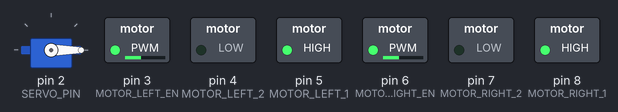
This program was run on a simulated Arduino Uno, built with avr-gcc and run on an emulated ATmega328P. Parts: servo, switched loads named in the program (green lamp = pin HIGH).

Above: at 1.05 s.
At 1.65 s:
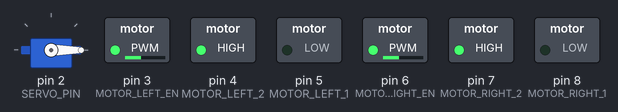
At 2.25 s:
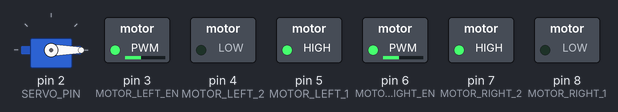
At 3.45 s:
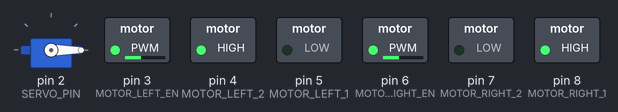
Timing chart, 0 to 4.0 s (numbered marks = the images above):
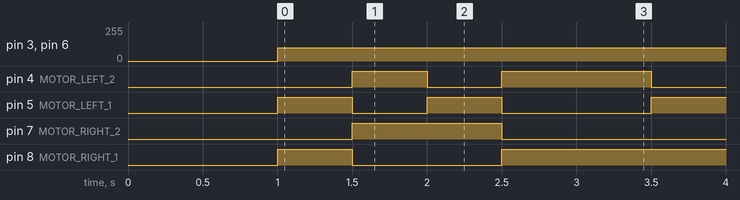

The program:

main.cpp
```cpp
#include <Arduino.h>

#include "Servo.h"

// --- Motors ---
constexpr byte MOTOR_LEFT_1 = 5;
constexpr byte MOTOR_LEFT_2 = 4;
constexpr byte MOTOR_LEFT_EN = 3;

constexpr byte MOTOR_RIGHT_1 = 8;
constexpr byte MOTOR_RIGHT_2 = 7;
constexpr byte MOTOR_RIGHT_EN = 6;

// --- Servo ---
constexpr byte SERVO_PIN = 2;
constexpr int SERVO_CLOSE = 0;   // FIXME: Change this value
constexpr int SERVO_OPEN = 180;  // FIXME: Change this value

Servo servo;

// --- IR Sensor ---
constexpr byte IR_LEFT = A1;
constexpr byte IR_MID = A2;
constexpr byte IR_RIGHT = A3;

// --- Motor Controller --
void motorBegin();
void setMotorSpeed(byte in1, byte in2, byte en, int speed);
void motorMove(int leftSpeed, int rightSpeed);

void motorBegin() {
    pinMode(MOTOR_LEFT_1, OUTPUT);
    pinMode(MOTOR_LEFT_2, OUTPUT);
    pinMode(MOTOR_LEFT_EN, OUTPUT);

    pinMode(MOTOR_RIGHT_1, OUTPUT);
    pinMode(MOTOR_RIGHT_2, OUTPUT);
    pinMode(MOTOR_RIGHT_EN, OUTPUT);

    motorMove(0, 0);
}

void setMotorSpeed(byte in1, byte in2, byte en, int speed) {
    // Clamp speed
    if (speed > 255) speed = 255;
    if (speed < -255) speed = -255;

    if (speed > 0) {
        digitalWrite(in1, HIGH);
        digitalWrite(in2, LOW);
    } else if (speed < 0) {
        digitalWrite(in1, LOW);
        digitalWrite(in2, HIGH);
    } else {
        digitalWrite(in1, LOW);
        digitalWrite(in2, LOW);
    }

    analogWrite(en, abs(speed));
}

void motorMove(int leftSpeed, int rightSpeed) {
    setMotorSpeed(MOTOR_LEFT_1, MOTOR_LEFT_2, MOTOR_LEFT_EN, leftSpeed);
    setMotorSpeed(MOTOR_RIGHT_1, MOTOR_RIGHT_2, MOTOR_RIGHT_EN, rightSpeed);
}

void setup() {
    Serial.begin(115200);

    motorBegin();

    servo.attach(SERVO_PIN);
    servo.write(SERVO_CLOSE);

    pinMode(IR_LEFT, INPUT);
    pinMode(IR_MID, INPUT);
    pinMode(IR_RIGHT, INPUT);

    delay(1000);
}

// --- Speed of the robot ---
int forwardSpeed = 100;
int turnSpeed = 100;

// --- Value that will trigger the IR as being on the line ---
int irLeftTrigger = 500;   // FIXME: Change this value
int irMidTrigger = 500;    // FIXME: Change this value
int irRightTrigger = 500;  // FIXME: Change this value

void loop() {
    // Move forward
    motorMove(forwardSpeed, forwardSpeed);
    delay(500);

    // Move backward
    motorMove(-forwardSpeed, -forwardSpeed);
    delay(500);

    // Turn right
    motorMove(turnSpeed, -turnSpeed);
    delay(500);

    // Turn left
    motorMove(-turnSpeed, turnSpeed);
    delay(1000);
}
```

Measured:
- by itself, pin 3 (MOTOR_LEFT_EN), pin 6 (MOTOR_RIGHT_EN): 0/255 → 100/255 at 1.0 s
- by itself, pin 4 (MOTOR_LEFT_2): repeats every 2.5 s: LOW 0.50 s, HIGH 1.0 s, LOW 0.50 s, HIGH 0.50 s
- by itself, pin 5 (MOTOR_LEFT_1): repeats every 2.5 s: LOW 0.50 s, HIGH 0.50 s, LOW 1.0 s, HIGH 0.50 s
- by itself, pin 7 (MOTOR_RIGHT_2): alternates HIGH for 1.0 s and LOW for 1.5 s
- by itself, pin 8 (MOTOR_RIGHT_1): repeats every 2.5 s: LOW 1.0 s, HIGH 1.5 s
